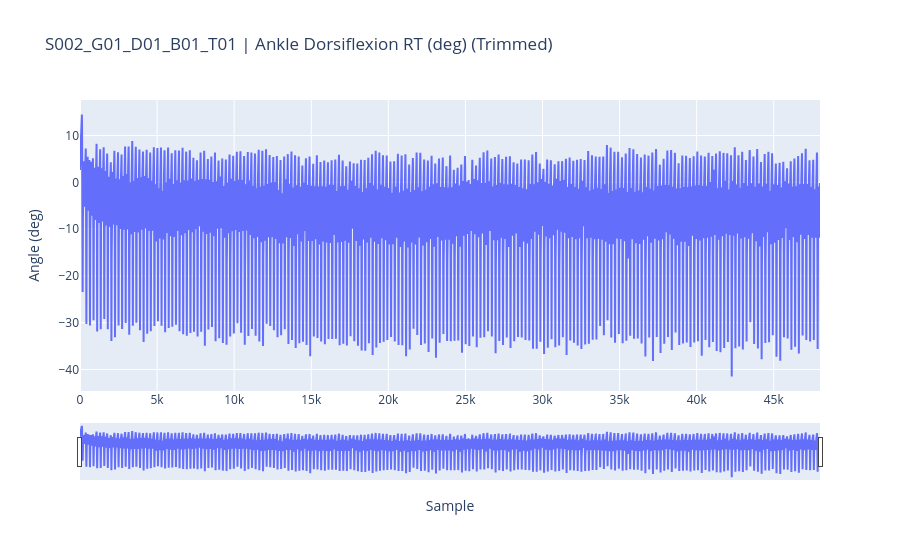

Notebook code cell kept with this figure:
### Code cell
#One trial 
signal_col = "Ankle Dorsiflexion RT (deg)"
group_code = "G01"
patient_id = "S002"
day = "D01"
block = "B01"
trial = "T01"

result = load_signal(patient_id, group_code, day, block, trial, signal_col, version='trimmed')
if result is not None:
    plot_trial(patient_id, group_code, day, block, trial, signal_col, version='trimmed', normalized=False, segmented=False, save_plots=False, results_dir='Results visualization')
else:
    print(f"[ERROR] Could not load signal for {patient_id}_{group_code}_{day}_{block}_{trial}")

### Figure 1 — Plotly figure (JSON) as saved in the notebook; plotly's stock layout.template omitted (floating-point values rounded to 4 significant figures; data arrays with more than 128 entries replaced by an {"elided": "..."} marker saying what was removed)
{"data": [{"mode": "lines", "name": "Trimmed", "type": "scatter", "y": {"elided": "48001 float values"}}], "layout": {"title": {"text": "S002_G01_D01_B01_T01 | Ankle Dorsiflexion RT (deg) (Trimmed)"}, "xaxis": {"rangeslider": {"visible": true}, "title": {"text": "Sample"}, "type": "linear"}, "yaxis": {"title": {"text": "Angle (deg)"}}}}
